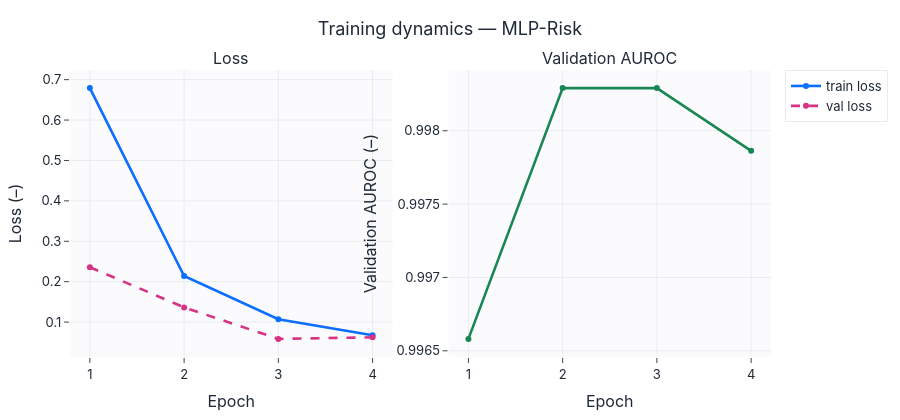
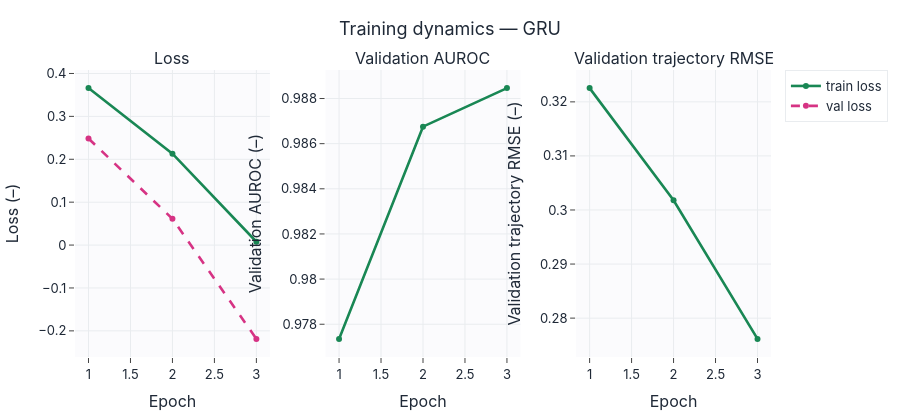
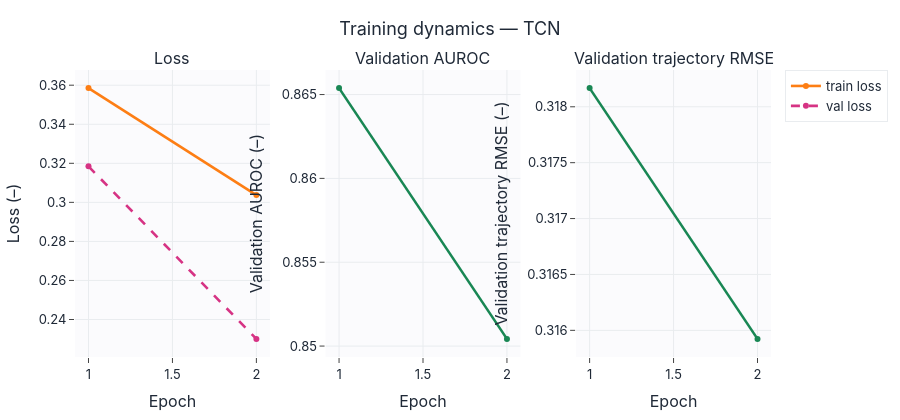

The code cell stored with these charts, in order, in its notebook:
### Markdown cell above
## Кривые обучения с метриками

### Code cell
colors = {"MLP-Risk": "#0b6efd", "GRU": "#198754", "TCN": "#fd7e14"}
for disp, hist in histories.items():
    training_dashboard(hist, title=f"Training dynamics — {disp}", model_color=colors[disp],
                       save=SAVE_FIGS, fig_id=f"2_1_training_{disp.lower().replace('-', '_')}").show()

### Figure 1 — Plotly figure (JSON) as saved in the notebook; plotly's stock layout.template omitted (floating-point values rounded to 4 significant figures)
{"data": [{"line": {"color": "#0b6efd", "width": 2.6}, "mode": "lines+markers", "name": "train loss", "type": "scatter", "x": [1, 2, 3, 4], "xaxis": "x", "y": [0.6791, 0.2139, 0.1069, 0.0676], "yaxis": "y"}, {"line": {"color": "#d63384", "dash": "dash", "width": 2.6}, "mode": "lines+markers", "name": "val loss", "type": "scatter", "x": [1, 2, 3, 4], "xaxis": "x", "y": [0.2358, 0.1363, 0.05836, 0.06231], "yaxis": "y"}, {"line": {"color": "#198754", "width": 2.6}, "mode": "lines+markers", "name": "Validation AUROC", "showlegend": false, "type": "scatter", "x": [1, 2, 3, 4], "xaxis": "x2", "y": [0.9966, 0.9983, 0.9983, 0.9979], "yaxis": "y2"}], "layout": {"annotations": [{"font": {"size": 16}, "showarrow": false, "text": "Loss", "x": 0.23, "xanchor": "center", "xref": "paper", "y": 1.0, "yanchor": "bottom", "yref": "paper"}, {"font": {"size": 16}, "showarrow": false, "text": "Validation AUROC", "x": 0.77, "xanchor": "center", "xref": "paper", "y": 1.0, "yanchor": "bottom", "yref": "paper"}], "height": 420, "title": {"text": "Training dynamics — MLP-Risk"}, "xaxis": {"anchor": "y", "domain": [0.0, 0.46], "title": {"text": "Epoch"}}, "xaxis2": {"anchor": "y2", "domain": [0.54, 1.0], "title": {"text": "Epoch"}}, "yaxis": {"anchor": "x", "domain": [0.0, 1.0], "title": {"text": "Loss (–)"}}, "yaxis2": {"anchor": "x2", "domain": [0.0, 1.0], "title": {"text": "Validation AUROC (–)"}}}}

### Figure 2 — Plotly figure (JSON) as saved in the notebook; plotly's stock layout.template omitted (floating-point values rounded to 4 significant figures)
{"data": [{"line": {"color": "#198754", "width": 2.6}, "mode": "lines+markers", "name": "train loss", "type": "scatter", "x": [1, 2, 3], "xaxis": "x", "y": [0.3659, 0.213, 0.007677], "yaxis": "y"}, {"line": {"color": "#d63384", "dash": "dash", "width": 2.6}, "mode": "lines+markers", "name": "val loss", "type": "scatter", "x": [1, 2, 3], "xaxis": "x", "y": [0.2485, 0.06124, -0.2187], "yaxis": "y"}, {"line": {"color": "#198754", "width": 2.6}, "mode": "lines+markers", "name": "Validation AUROC", "showlegend": false, "type": "scatter", "x": [1, 2, 3], "xaxis": "x2", "y": [0.9774, 0.9868, 0.9885], "yaxis": "y2"}, {"line": {"color": "#198754", "width": 2.6}, "mode": "lines+markers", "name": "Validation trajectory RMSE", "showlegend": false, "type": "scatter", "x": [1, 2, 3], "xaxis": "x3", "y": [0.3225, 0.3018, 0.2762], "yaxis": "y3"}], "layout": {"annotations": [{"font": {"size": 16}, "showarrow": false, "text": "Loss", "x": 0.14, "xanchor": "center", "xref": "paper", "y": 1.0, "yanchor": "bottom", "yref": "paper"}, {"font": {"size": 16}, "showarrow": false, "text": "Validation AUROC", "x": 0.5, "xanchor": "center", "xref": "paper", "y": 1.0, "yanchor": "bottom", "yref": "paper"}, {"font": {"size": 16}, "showarrow": false, "text": "Validation trajectory RMSE", "x": 0.86, "xanchor": "center", "xref": "paper", "y": 1.0, "yanchor": "bottom", "yref": "paper"}], "height": 420, "title": {"text": "Training dynamics — GRU"}, "xaxis": {"anchor": "y", "domain": [0.0, 0.28], "title": {"text": "Epoch"}}, "xaxis2": {"anchor": "y2", "domain": [0.36, 0.64], "title": {"text": "Epoch"}}, "xaxis3": {"anchor": "y3", "domain": [0.72, 1.0], "title": {"text": "Epoch"}}, "yaxis": {"anchor": "x", "domain": [0.0, 1.0], "title": {"text": "Loss (–)"}}, "yaxis2": {"anchor": "x2", "domain": [0.0, 1.0], "title": {"text": "Validation AUROC (–)"}}, "yaxis3": {"anchor": "x3", "domain": [0.0, 1.0], "title": {"text": "Validation trajectory RMSE (–)"}}}}

### Figure 3 — Plotly figure (JSON) as saved in the notebook; plotly's stock layout.template omitted (floating-point values rounded to 4 significant figures)
{"data": [{"line": {"color": "#fd7e14", "width": 2.6}, "mode": "lines+markers", "name": "train loss", "type": "scatter", "x": [1, 2], "xaxis": "x", "y": [0.3585, 0.3037], "yaxis": "y"}, {"line": {"color": "#d63384", "dash": "dash", "width": 2.6}, "mode": "lines+markers", "name": "val loss", "type": "scatter", "x": [1, 2], "xaxis": "x", "y": [0.3184, 0.2301], "yaxis": "y"}, {"line": {"color": "#198754", "width": 2.6}, "mode": "lines+markers", "name": "Validation AUROC", "showlegend": false, "type": "scatter", "x": [1, 2], "xaxis": "x2", "y": [0.8654, 0.8504], "yaxis": "y2"}, {"line": {"color": "#198754", "width": 2.6}, "mode": "lines+markers", "name": "Validation trajectory RMSE", "showlegend": false, "type": "scatter", "x": [1, 2], "xaxis": "x3", "y": [0.3182, 0.3159], "yaxis": "y3"}], "layout": {"annotations": [{"font": {"size": 16}, "showarrow": false, "text": "Loss", "x": 0.14, "xanchor": "center", "xref": "paper", "y": 1.0, "yanchor": "bottom", "yref": "paper"}, {"font": {"size": 16}, "showarrow": false, "text": "Validation AUROC", "x": 0.5, "xanchor": "center", "xref": "paper", "y": 1.0, "yanchor": "bottom", "yref": "paper"}, {"font": {"size": 16}, "showarrow": false, "text": "Validation trajectory RMSE", "x": 0.86, "xanchor": "center", "xref": "paper", "y": 1.0, "yanchor": "bottom", "yref": "paper"}], "height": 420, "title": {"text": "Training dynamics — TCN"}, "xaxis": {"anchor": "y", "domain": [0.0, 0.28], "title": {"text": "Epoch"}}, "xaxis2": {"anchor": "y2", "domain": [0.36, 0.64], "title": {"text": "Epoch"}}, "xaxis3": {"anchor": "y3", "domain": [0.72, 1.0], "title": {"text": "Epoch"}}, "yaxis": {"anchor": "x", "domain": [0.0, 1.0], "title": {"text": "Loss (–)"}}, "yaxis2": {"anchor": "x2", "domain": [0.0, 1.0], "title": {"text": "Validation AUROC (–)"}}, "yaxis3": {"anchor": "x3", "domain": [0.0, 1.0], "title": {"text": "Validation trajectory RMSE (–)"}}}}
